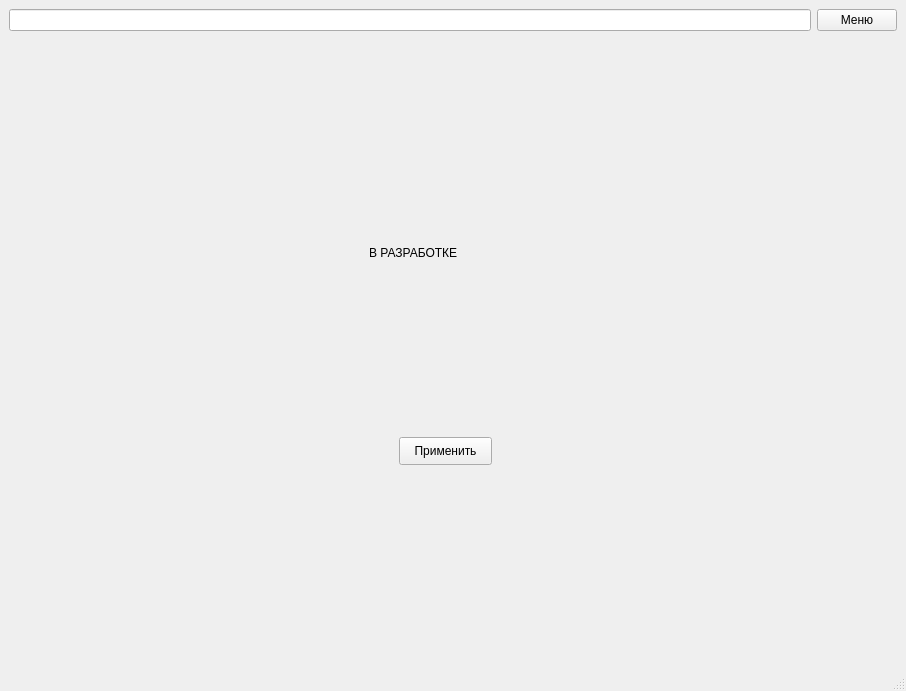
<?xml version="1.0" encoding="UTF-8"?>
<ui version="4.0">
 <class>MainWindow</class>
 <widget class="QMainWindow" name="MainWindow">
  <property name="geometry">
   <rect>
    <x>0</x>
    <y>0</y>
    <width>906</width>
    <height>691</height>
   </rect>
  </property>
  <property name="windowTitle">
   <string>MainWindow</string>
  </property>
  <widget class="QWidget" name="centralwidget">
   <layout class="QVBoxLayout" name="verticalLayout_2">
    <item>
     <layout class="QHBoxLayout" name="horizontalLayout_2">
      <item>
       <widget class="QLineEdit" name="menu_name"/>
      </item>
      <item>
       <widget class="QPushButton" name="menu_btn">
        <property name="text">
         <string>Меню</string>
        </property>
        <attribute name="buttonGroup">
         <string notr="true">buttonGroup</string>
        </attribute>
       </widget>
      </item>
     </layout>
    </item>
    <item>
     <widget class="QStackedWidget" name="stackedWidget">
      <property name="currentIndex">
       <number>2</number>
      </property>
      <widget class="QWidget" name="records_page">
       <layout class="QVBoxLayout" name="verticalLayout_4">
        <item>
         <widget class="QLabel" name="records_label">
          <property name="text">
           <string>Таблица рекордов</string>
          </property>
         </widget>
        </item>
        <item>
         <widget class="QListWidget" name="records_list"/>
        </item>
       </layout>
      </widget>
      <widget class="QWidget" name="menu_page">
       <layout class="QVBoxLayout" name="verticalLayout_3">
        <item>
         <layout class="QVBoxLayout" name="verticalLayout">
          <item>
           <widget class="QLabel" name="game_name_label">
            <property name="text">
             <string>MAP TRAINER</string>
            </property>
           </widget>
          </item>
          <item>
           <widget class="QPushButton" name="start_btn">
            <property name="text">
             <string>Начать</string>
            </property>
            <attribute name="buttonGroup">
             <string notr="true">buttonGroup</string>
            </attribute>
           </widget>
          </item>
         </layout>
        </item>
        <item>
         <layout class="QHBoxLayout" name="horizontalLayout">
          <item>
           <widget class="QPushButton" name="records_btn">
            <property name="text">
             <string>Таблица рекордов</string>
            </property>
            <attribute name="buttonGroup">
             <string notr="true">buttonGroup</string>
            </attribute>
           </widget>
          </item>
          <item>
           <widget class="QPushButton" name="settings_btn">
            <property name="text">
             <string>Настройки</string>
            </property>
            <attribute name="buttonGroup">
             <string notr="true">buttonGroup</string>
            </attribute>
           </widget>
          </item>
          <item>
           <widget class="QPushButton" name="achievements_btn">
            <property name="text">
             <string>Достижения</string>
            </property>
            <attribute name="buttonGroup">
             <string notr="true">buttonGroup</string>
            </attribute>
           </widget>
          </item>
         </layout>
        </item>
       </layout>
      </widget>
      <widget class="QWidget" name="settings_page">
       <widget class="QLabel" name="label_4">
        <property name="geometry">
         <rect>
          <x>360</x>
          <y>100</y>
          <width>201</width>
          <height>231</height>
         </rect>
        </property>
        <property name="text">
         <string>В РАЗРАБОТКЕ</string>
        </property>
       </widget>
       <widget class="QPushButton" name="settings_apply_btn">
        <property name="geometry">
         <rect>
          <x>390</x>
          <y>400</y>
          <width>93</width>
          <height>28</height>
         </rect>
        </property>
        <property name="text">
         <string>Применить</string>
        </property>
        <attribute name="buttonGroup">
         <string notr="true">buttonGroup</string>
        </attribute>
       </widget>
      </widget>
      <widget class="QWidget" name="achievements_page">
       <layout class="QVBoxLayout" name="verticalLayout_5">
        <item>
         <layout class="QHBoxLayout" name="horizontalLayout_3">
          <item>
           <widget class="QCheckBox" name="ach1_check">
            <property name="text">
             <string/>
            </property>
           </widget>
          </item>
          <item>
           <widget class="QLabel" name="ach1_description">
            <property name="text">
             <string>TextLabel</string>
            </property>
           </widget>
          </item>
         </layout>
        </item>
        <item>
         <layout class="QHBoxLayout" name="horizontalLayout_7">
          <item>
           <widget class="QCheckBox" name="ach2_check">
            <property name="text">
             <string/>
            </property>
           </widget>
          </item>
          <item>
           <widget class="QLabel" name="ach2_description">
            <property name="text">
             <string>TextLabel</string>
            </property>
           </widget>
          </item>
         </layout>
        </item>
        <item>
         <layout class="QHBoxLayout" name="horizontalLayout_4">
          <item>
           <widget class="QCheckBox" name="ach3_check">
            <property name="text">
             <string/>
            </property>
           </widget>
          </item>
          <item>
           <widget class="QLabel" name="ach3_description">
            <property name="text">
             <string>TextLabel</string>
            </property>
           </widget>
          </item>
         </layout>
        </item>
        <item>
         <layout class="QHBoxLayout" name="horizontalLayout_5">
          <item>
           <widget class="QCheckBox" name="ach4_check">
            <property name="text">
             <string/>
            </property>
           </widget>
          </item>
          <item>
           <widget class="QLabel" name="ach4_description">
            <property name="text">
             <string>TextLabel</string>
            </property>
           </widget>
          </item>
         </layout>
        </item>
        <item>
         <layout class="QHBoxLayout" name="horizontalLayout_8">
          <item>
           <widget class="QCheckBox" name="ach5_check">
            <property name="text">
             <string/>
            </property>
           </widget>
          </item>
          <item>
           <widget class="QLabel" name="ach5_description">
            <property name="text">
             <string>TextLabel</string>
            </property>
           </widget>
          </item>
         </layout>
        </item>
        <item>
         <layout class="QHBoxLayout" name="horizontalLayout_6">
          <item>
           <widget class="QCheckBox" name="ach6_check">
            <property name="text">
             <string/>
            </property>
           </widget>
          </item>
          <item>
           <widget class="QLabel" name="ach6_description">
            <property name="text">
             <string>TextLabel</string>
            </property>
           </widget>
          </item>
         </layout>
        </item>
       </layout>
      </widget>
      <widget class="QWidget" name="start_settings_page">
       <widget class="QLabel" name="label_11">
        <property name="geometry">
         <rect>
          <x>290</x>
          <y>90</y>
          <width>241</width>
          <height>171</height>
         </rect>
        </property>
        <property name="text">
         <string>В РАЗРАБОТКЕ</string>
        </property>
       </widget>
       <widget class="QPushButton" name="game_btn">
        <property name="geometry">
         <rect>
          <x>270</x>
          <y>350</y>
          <width>93</width>
          <height>28</height>
         </rect>
        </property>
        <property name="text">
         <string>Начать</string>
        </property>
        <attribute name="buttonGroup">
         <string notr="true">buttonGroup</string>
        </attribute>
       </widget>
      </widget>
      <widget class="QWidget" name="game_page">
       <layout class="QVBoxLayout" name="verticalLayout_7">
        <item>
         <layout class="QHBoxLayout" name="horizontalLayout_12">
          <item>
           <widget class="QTimeEdit" name="game_timer"/>
          </item>
          <item>
           <widget class="QPushButton" name="result_btn">
            <property name="text">
             <string>Завершить</string>
            </property>
            <attribute name="buttonGroup">
             <string notr="true">buttonGroup</string>
            </attribute>
           </widget>
          </item>
         </layout>
        </item>
        <item>
         <widget class="QLabel" name="game_image">
          <property name="text">
           <string/>
          </property>
         </widget>
        </item>
        <item>
         <widget class="QLabel" name="game_question_label">
          <property name="text">
           <string>Вопрос</string>
          </property>
         </widget>
        </item>
        <item>
         <layout class="QHBoxLayout" name="horizontalLayout_9">
          <item>
           <widget class="QScrollArea" name="scrollArea">
            <property name="widgetResizable">
             <bool>true</bool>
            </property>
            <widget class="QWidget" name="scrollAreaWidgetContents">
             <property name="geometry">
              <rect>
               <x>0</x>
               <y>0</y>
               <width>758</width>
               <height>472</height>
              </rect>
             </property>
             <layout class="QHBoxLayout" name="horizontalLayout_10">
              <item>
               <widget class="QScrollBar" name="verticalScrollBar">
                <property name="orientation">
                 <enum>Qt::Vertical</enum>
                </property>
               </widget>
              </item>
              <item>
               <layout class="QVBoxLayout" name="verticalLayout_6">
                <item>
                 <widget class="QCheckBox" name="checkBox_7">
                  <property name="text">
                   <string>CheckBox</string>
                  </property>
                 </widget>
                </item>
                <item>
                 <widget class="QCheckBox" name="checkBox_8">
                  <property name="text">
                   <string>CheckBox</string>
                  </property>
                 </widget>
                </item>
                <item>
                 <widget class="QCheckBox" name="checkBox_11">
                  <property name="text">
                   <string>CheckBox</string>
                  </property>
                 </widget>
                </item>
               </layout>
              </item>
             </layout>
            </widget>
           </widget>
          </item>
          <item>
           <widget class="QPushButton" name="game_answer_btn">
            <property name="text">
             <string>Ответить</string>
            </property>
           </widget>
          </item>
         </layout>
        </item>
       </layout>
      </widget>
      <widget class="QWidget" name="result_page">
       <widget class="QLabel" name="label_14">
        <property name="geometry">
         <rect>
          <x>260</x>
          <y>185</y>
          <width>361</width>
          <height>121</height>
         </rect>
        </property>
        <property name="text">
         <string>В РАЗРАБОТКЕ</string>
        </property>
       </widget>
      </widget>
     </widget>
    </item>
   </layout>
  </widget>
  <widget class="QMenuBar" name="menubar">
   <property name="geometry">
    <rect>
     <x>0</x>
     <y>0</y>
     <width>906</width>
     <height>26</height>
    </rect>
   </property>
  </widget>
  <widget class="QStatusBar" name="statusbar"/>
 </widget>
 <resources/>
 <connections/>
 <buttongroups>
  <buttongroup name="buttonGroup"/>
 </buttongroups>
</ui>
